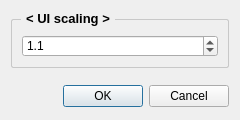
<?xml version="1.0" encoding="UTF-8"?>
<ui version="4.0">
 <class>SettingScalingDialog</class>
 <widget class="QDialog" name="SettingScalingDialog">
  <property name="windowModality">
   <enum>Qt::WindowModal</enum>
  </property>
  <property name="geometry">
   <rect>
    <x>0</x>
    <y>0</y>
    <width>240</width>
    <height>120</height>
   </rect>
  </property>
  <property name="sizePolicy">
   <sizepolicy hsizetype="Fixed" vsizetype="Fixed">
    <horstretch>0</horstretch>
    <verstretch>0</verstretch>
   </sizepolicy>
  </property>
  <property name="minimumSize">
   <size>
    <width>240</width>
    <height>120</height>
   </size>
  </property>
  <property name="maximumSize">
   <size>
    <width>240</width>
    <height>120</height>
   </size>
  </property>
  <property name="windowTitle">
   <string>Setting</string>
  </property>
  <property name="modal">
   <bool>true</bool>
  </property>
  <layout class="QVBoxLayout" name="verticalLayout_2">
   <item>
    <widget class="QGroupBox" name="group">
     <property name="sizePolicy">
      <sizepolicy hsizetype="Preferred" vsizetype="Preferred">
       <horstretch>0</horstretch>
       <verstretch>0</verstretch>
      </sizepolicy>
     </property>
     <property name="font">
      <font>
       <pointsize>10</pointsize>
       <bold>true</bold>
      </font>
     </property>
     <property name="styleSheet">
      <string notr="true">QGroupBox {
    border: 1px solid gray;
    border-radius: 2px;
    margin-top: 8;
	 border-color : rgb(200, 200, 200);
}

QGroupBox::title {
    subcontrol-origin: margin;
    left: 10px;
    padding: 0 3px 0 3px;
}
</string>
     </property>
     <property name="title">
      <string>&lt; UI scaling &gt;</string>
     </property>
     <layout class="QVBoxLayout" name="vGBox_MeshSize">
      <property name="leftMargin">
       <number>10</number>
      </property>
      <property name="topMargin">
       <number>15</number>
      </property>
      <property name="rightMargin">
       <number>10</number>
      </property>
      <property name="bottomMargin">
       <number>10</number>
      </property>
      <item>
       <widget class="QDoubleSpinBox" name="scaling">
        <property name="alignment">
         <set>Qt::AlignLeading|Qt::AlignLeft|Qt::AlignVCenter</set>
        </property>
        <property name="decimals">
         <number>1</number>
        </property>
        <property name="minimum">
         <double>1.000000000000000</double>
        </property>
        <property name="maximum">
         <double>2.000000000000000</double>
        </property>
        <property name="singleStep">
         <double>0.100000000000000</double>
        </property>
        <property name="value">
         <double>1.100000000000000</double>
        </property>
       </widget>
      </item>
     </layout>
    </widget>
   </item>
   <item>
    <layout class="QVBoxLayout" name="verticalLayout">
     <property name="topMargin">
      <number>10</number>
     </property>
     <item>
      <widget class="QDialogButtonBox" name="buttonBox">
       <property name="sizePolicy">
        <sizepolicy hsizetype="Preferred" vsizetype="Preferred">
         <horstretch>0</horstretch>
         <verstretch>0</verstretch>
        </sizepolicy>
       </property>
       <property name="orientation">
        <enum>Qt::Horizontal</enum>
       </property>
       <property name="standardButtons">
        <set>QDialogButtonBox::Cancel|QDialogButtonBox::Ok</set>
       </property>
       <property name="centerButtons">
        <bool>false</bool>
       </property>
      </widget>
     </item>
    </layout>
   </item>
  </layout>
 </widget>
 <resources/>
 <connections>
  <connection>
   <sender>buttonBox</sender>
   <signal>accepted()</signal>
   <receiver>SettingScalingDialog</receiver>
   <slot>accept()</slot>
   <hints>
    <hint type="sourcelabel">
     <x>248</x>
     <y>254</y>
    </hint>
    <hint type="destinationlabel">
     <x>157</x>
     <y>274</y>
    </hint>
   </hints>
  </connection>
  <connection>
   <sender>buttonBox</sender>
   <signal>rejected()</signal>
   <receiver>SettingScalingDialog</receiver>
   <slot>reject()</slot>
   <hints>
    <hint type="sourcelabel">
     <x>316</x>
     <y>260</y>
    </hint>
    <hint type="destinationlabel">
     <x>286</x>
     <y>274</y>
    </hint>
   </hints>
  </connection>
 </connections>
</ui>
